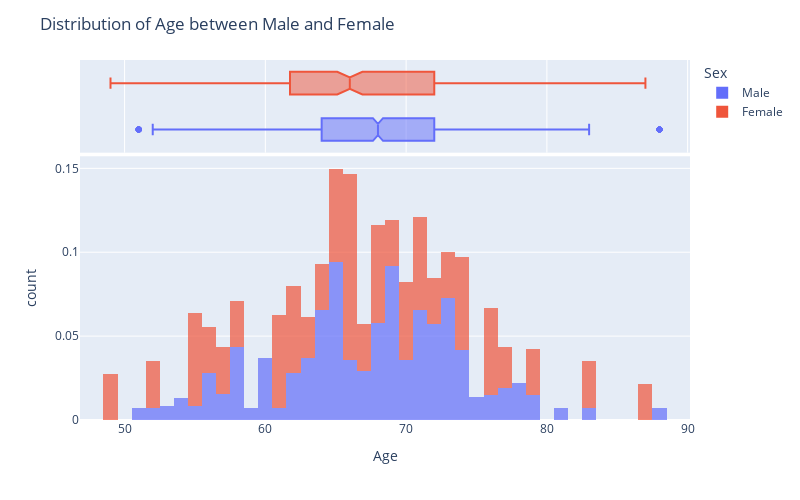

Notebook cell for this chart:
### Markdown cell above
# Distribution of Sex and Age

### Code cell
fig = px.histogram(trainset, x='Age', color='Sex', marginal='box', 
                   histnorm='probability density', opacity=0.7)
fig.update_layout(title='Distribution of Age between Male and Female',
                  width=800, height=500)
fig.show()

### Figure 1 — Plotly figure (JSON) as saved in the notebook; plotly's stock layout.template omitted (floating-point values rounded to 4 significant figures; data arrays with more than 128 entries replaced by an {"elided": "..."} marker saying what was removed)
{"data": [{"alignmentgroup": "True", "bingroup": "x", "histnorm": "probability density", "hovertemplate": "Sex=Male<br>Age=%{x}<br>count=%{y}<extra></extra>", "legendgroup": "Male", "marker": {"color": "#636efa", "opacity": 0.7}, "name": "Male", "offsetgroup": "Male", "orientation": "v", "showlegend": true, "type": "histogram", "x": {"elided": "1224 int values"}, "xaxis": "x", "yaxis": "y"}, {"alignmentgroup": "True", "hovertemplate": "Sex=Male<br>Age=%{x}<extra></extra>", "legendgroup": "Male", "marker": {"color": "#636efa"}, "name": "Male", "notched": true, "offsetgroup": "Male", "showlegend": false, "type": "box", "x": {"elided": "1224 int values"}, "xaxis": "x2", "yaxis": "y2"}, {"alignmentgroup": "True", "bingroup": "x", "histnorm": "probability density", "hovertemplate": "Sex=Female<br>Age=%{x}<br>count=%{y}<extra></extra>", "legendgroup": "Female", "marker": {"color": "#EF553B", "opacity": 0.7}, "name": "Female", "offsetgroup": "Female", "orientation": "v", "showlegend": true, "type": "histogram", "x": {"elided": "325 int values"}, "xaxis": "x", "yaxis": "y"}, {"alignmentgroup": "True", "hovertemplate": "Sex=Female<br>Age=%{x}<extra></extra>", "legendgroup": "Female", "marker": {"color": "#EF553B"}, "name": "Female", "notched": true, "offsetgroup": "Female", "showlegend": false, "type": "box", "x": {"elided": "325 int values"}, "xaxis": "x2", "yaxis": "y2"}], "layout": {"barmode": "relative", "height": 500, "legend": {"title": {"text": "Sex"}, "tracegroupgap": 0}, "margin": {"t": 60}, "title": {"text": "Distribution of Age between Male and Female"}, "width": 800, "xaxis": {"anchor": "y", "domain": [0, 1], "title": {"text": "Age"}}, "xaxis2": {"anchor": "y2", "domain": [0, 1], "matches": "x", "showgrid": true, "showticklabels": false}, "yaxis": {"anchor": "x", "domain": [0, 0.7326], "title": {"text": "count"}}, "yaxis2": {"anchor": "x2", "domain": [0.7426, 1], "matches": "y2", "showgrid": false, "showline": false, "showticklabels": false, "ticks": ""}}}
